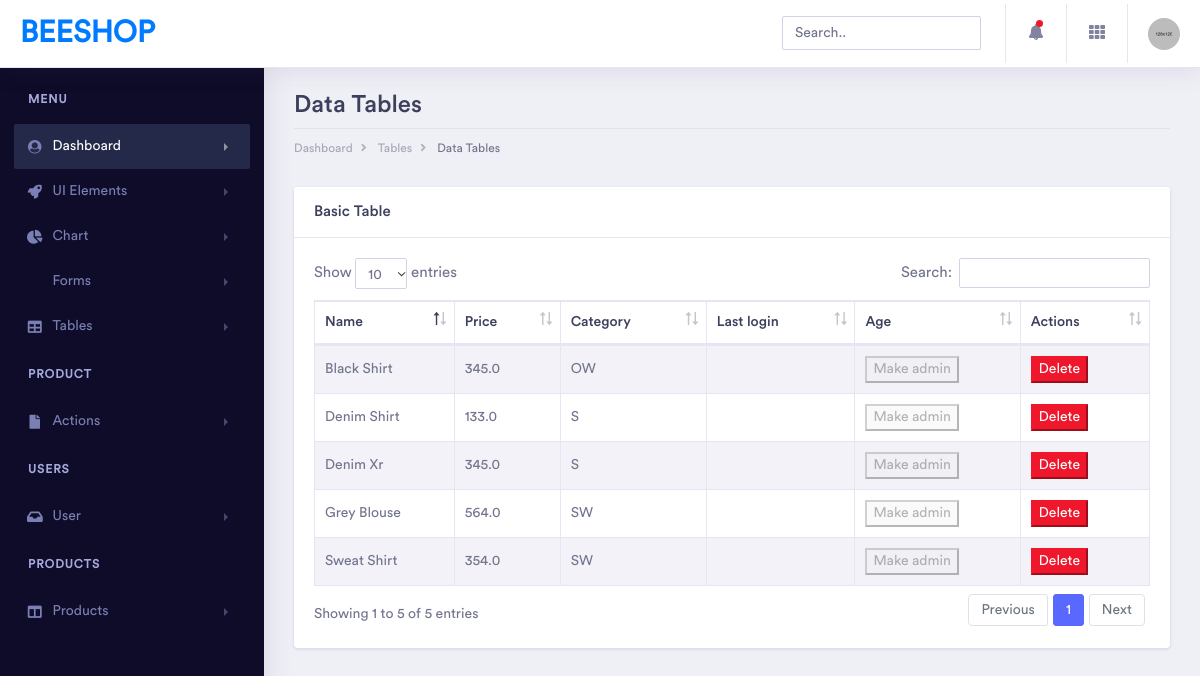
The page /products/ (signed in) on the database its author committed.
### shop/models.py (models this page shows, shortened)
class Item(models.Model):
    title = models.CharField(max_length=100)
    price = models.FloatField()
    discount_price = models.FloatField(blank=True, null=True)
    category = models.CharField(choices=CATEGORY_CHOICES, max_length=2)
    label = models.CharField(choices=LABEL_CHOICES, max_length=1)
    slug = models.SlugField()
    description = models.TextField()
    image = models.ImageField()
    favourite = models.BooleanField(blank=True, default=False)

### shop/views.py (the view)
# urls.py: path('products/', All_Product_Dashboard, name='products'),
@login_required(login_url='signin')
def All_Product_Dashboard(request):
    context = {
        'users': Item.objects.all().order_by('-id')
    }
    template_name = 'dashboard/product-tables.html'
    return render(request, template_name, context)

### templates/dashboard/product-tables.html (shortened to what this page needs)
{% load static %}
<!DOCTYPE html>
<html lang="en">
  <head>
    <link
      rel="stylesheet"
      href="{% static 'assets/vendor/bootstrap/css/bootstrap.min.css' %}"
    />
    <link
      href="{% static 'assets/vendor/fonts/circular-std/style.css' %}"
      rel="stylesheet"
    />
    <link rel="stylesheet" href="{% static 'assets/libs/css/style.css' %}" />
    <link
      rel="stylesheet"
      href="{% static 'assets/vendor/fonts/fontawesome/css/fontawesome-all.css' %}"
    />
    <link
      rel="stylesheet"
      type="text/css"
      href="{% static 'assets/vendor/datatables/css/dataTables.bootstrap4.css' %}"
    />
    <link
      rel="stylesheet"
      type="text/css"
      href="{% static 'assets/vendor/datatables/css/buttons.bootstrap4.css' %}"
    />
    <link
      rel="stylesheet"
      type="text/css"
      href="{% static 'assets/vendor/datatables/css/select.bootstrap4.css' %}"
    />
    <link
      rel="stylesheet"
      type="text/css"
      href="{% static 'assets/vendor/datatables/css/fixedHeader.bootstrap4.css' %}"
    />
  </head>
  <body>
    <div class="dashboard-main-wrapper">
      {% include 'dashboard/dashboard-navbar.html' %}
      <div class="dashboard-wrapper">
        <div class="container-fluid dashboard-content">
          <div class="row">
            <div class="col-xl-12 col-lg-12 col-md-12 col-sm-12 col-12">
              <div class="page-header">
                <h2 class="pageheader-title">Data Tables</h2>
                <div class="page-breadcrumb">
                  <nav aria-label="breadcrumb">
                    <ol class="breadcrumb">
                      <li class="breadcrumb-item">
                        <a href="#" class="breadcrumb-link">Dashboard</a>
                      </li>
                      <li class="breadcrumb-item">
                        <a href="#" class="breadcrumb-link">Tables</a>
                      </li>
                      <li class="breadcrumb-item active" aria-current="page">
                        Data Tables
                      </li>
                    </ol>
                  </nav>
                </div>
              </div>
            </div>
          </div>
          <div class="row">
            <div class="col-xl-12 col-lg-12 col-md-12 col-sm-12 col-12">
              <div class="card">
                <h5 class="card-header">Basic Table</h5>
                <div class="card-body">
                  <div class="table-responsive">
                    <table class="table table-striped table-bordered first">
                      <thead>
                        <tr>
                          <th>Name</th>
                          <th>Price</th>
                          <th>Category</th>
                          <th>Last login</th>
                          <th>Age</th>
                          <th>Actions</th>
                        </tr>
                      </thead>
                      <tbody>
                        {% for product in users %}
                        <tr>
                          <td>{{product.title}}</td>
                          <td>{{product.price}}</td>
                          <td>{{product.category}}</td>
                          <td>{{product.last_login}}</td>
                          <td>
                            {% if user.is_superuser %}
                            <button disabled="disabled">Make admin</button>
                            {% endif %}
                          </td>
                          <td>
                            <a href="{% url 'shop:delete-product' product.id %}">
                              <button class="btn-small btn-danger">
                                Delete
                              </button></a
                            >
                          </td>
                        </tr>
                        {% endfor %}
                      </tbody>
                    </table>
                  </div>
                </div>
              </div>
            </div>
          </div>
        </div>
      </div>
    </div>
  </body>
</html>

### rows shown on the page
Item: title "Denim Xr", price "345.0", category "S"
Item: title "Black Shirt", price "345.0", category "OW"
Item: title "Grey Blouse", price "564.0", category "SW"
Item: title "Sweat Shirt", price "354.0", category "SW"
Item: title "Denim Shirt", price "133.0", category "S"
